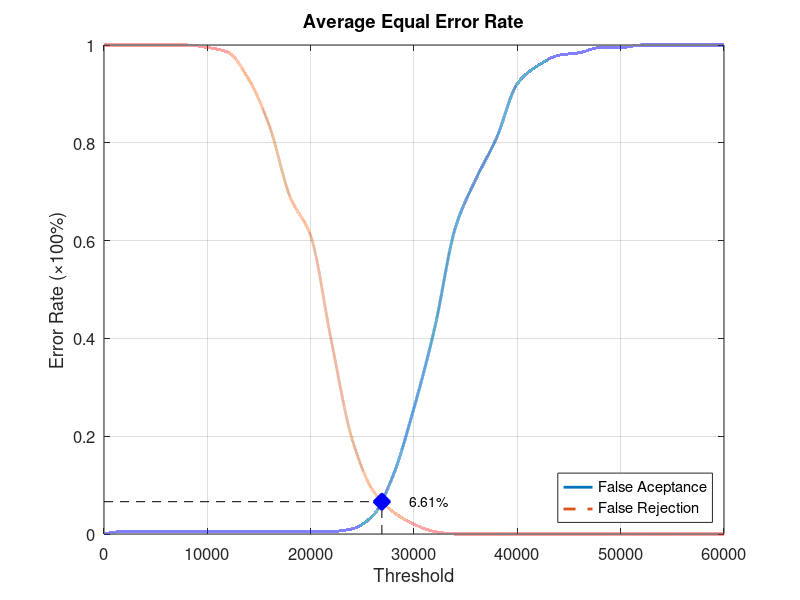
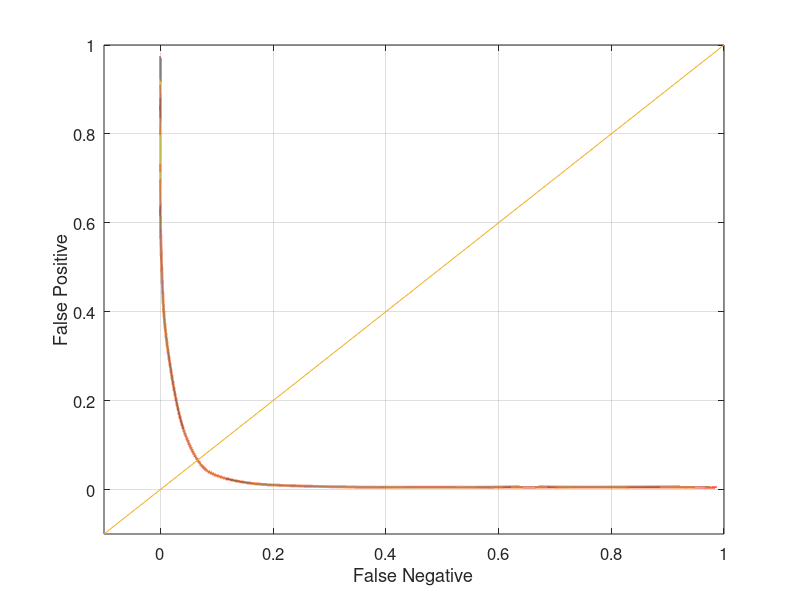

Recreate these plots in MATLAB, in order.
function yEER = Database3_2
close all;
clear;
clc;
x = 0:2000:60000;
xq = 0:0.5:60000;

y0 = [0 0.00526316 0.00526316 0.00526316 0.00526316 0.00526316 0.00526316 0.00526316 0.00526316 0.00526316 0.00526316 0.00526316 0.0105263 0.0368421 0.121053 0.257895 0.421053 0.626316 0.726316 0.810526 0.921053 0.957895 0.978947 0.984211 0.994737 0.994737 1 1 1 1 1];
yy0 = interp1(x, y0, xq, 'pchip');
y1 = [1 1 1 1 1 0.995 0.985 0.93 0.835 0.69 0.61 0.395 0.195 0.09 0.045 0.02 0.005 0 0 0 0 0 0 0 0 0 0 0 0 0 0];
yy1 = interp1(x, y1, xq, 'pchip');

% Calculating EER: 
y2 = abs(y0 - y1);
find(y2 == min(y2))
yy2 = abs(yy0 - yy1);
xEER = find(yy2 == min(yy2));
xEERIndex = xq(xEER) % X-axis EER
yEER = yy0(xEER) % Y-axis EER

main = figure
plot(xq, yy0,'-','LineWidth', 2);	hold on
plot(xq, yy1,'--','LineWidth', 2);	hold on
plot([xEERIndex xEERIndex], [0 yEER], 'k--');	hold on
plot([0 xEERIndex], [yEER yEER], 'k--');	hold on
plot(xEERIndex, yEER, 'bx', 'LineWidth', 10);	hold on
text(xEERIndex + 10 * xEERIndex / 100, yEER, [num2str(round((10000 * yEER)) / 100) '%'])
legend('False Aceptance', 'False Rejection', 'Location', 'SouthEast')
xlabel('Threshold')
ylabel('Error Rate (\times100%)')
title('Average Equal Error Rate')
set(gca, 'FontSize', 12)
axis([0 60000 0 1])
grid on

print(main, 'Database3_2Main', '-dpng');
FNRxFPR = figure('Color', [1 1 1]);
plot(yy1, yy0, '-', yy1, yy0, 'LineWidth', 2);
hold on
y = -0.1:0.1:1
plot(y, y); 
set(gca, 'FontSize', 12)
xlabel('False Negative')
ylabel('False Positive')
axis([-0.1 1 -0.1 1])
set(gca, 'FontSize', 12)
grid on

print(FNRxFPR, 'Database3_2FNRxFPR','-dpng');
end
